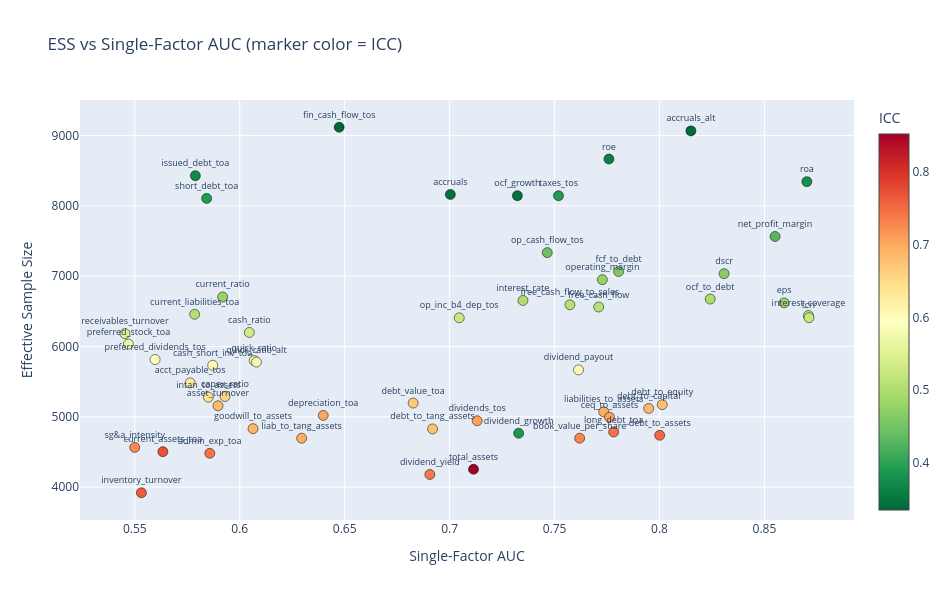

The notebook cell this image was saved under:
### Code cell
fig = go.Figure(go.Scatter(
    x=ess_df['auc'],
    y=ess_df['ess'],
    mode='markers+text',
    text=ess_df['factor'],
    textposition='top center',
    textfont=dict(size=9),
    marker=dict(size=10, color=ess_df['icc'], colorscale='RdYlGn_r',
                colorbar=dict(title='ICC'), showscale=True,
                line=dict(width=0.5, color='black'))
))

fig.update_layout(
    title='ESS vs Single-Factor AUC (marker color = ICC)',
    xaxis_title='Single-Factor AUC',
    yaxis_title='Effective Sample Size',
    width=950,
    height=600
)
fig.show()

### Figure 1 — Plotly figure (JSON) as saved in the notebook; plotly's stock layout.template omitted (floating-point values rounded to 4 significant figures)
{"data": [{"marker": {"color": [0.3347, 0.338, 0.3599, 0.37, 0.379, 0.3455, 0.3451, 0.3903, 0.3932, 0.4289, 0.4437, 0.462, 0.4667, 0.4768, 0.4807, 0.4984, 0.4993, 0.4855, 0.5037, 0.5077, 0.5057, 0.5206, 0.5237, 0.5264, 0.5313, 0.5475, 0.5663, 0.5921, 0.568, 0.5774, 0.6029, 0.6035, 0.6342, 0.6581, 0.6411, 0.6703, 0.6791, 0.6834, 0.6875, 0.6964, 0.7044, 0.7077, 0.7072, 0.6905, 0.6758, 0.7452, 0.3846, 0.7532, 0.7296, 0.6984, 0.7268, 0.7724, 0.7443, 0.8525, 0.74, 0.7622], "colorbar": {"title": {"text": "ICC"}}, "colorscale": [[0, "rgb(0,104,55)"], [0.1, "rgb(26,152,80)"], [0.2, "rgb(102,189,99)"], [0.3, "rgb(166,217,106)"], [0.4, "rgb(217,239,139)"], [0.5, "rgb(255,255,191)"], [0.6, "rgb(254,224,139)"], [0.7, "rgb(253,174,97)"], [0.8, "rgb(244,109,67)"], [0.9, "rgb(215,48,39)"], [1, "rgb(165,0,38)"]], "line": {"color": "black", "width": 0.5}, "showscale": true, "size": 10}, "mode": "markers+text", "text": ["fin_cash_flow_tos", "accruals_alt", "roe", "issued_debt_toa", "roa", "accruals", "ocf_growth", "taxes_tos", "short_debt_toa", "net_profit_margin", "op_cash_flow_tos", "fcf_to_debt", "dscr", "operating_margin", "current_ratio", "ocf_to_debt", "interest_rate", "eps", "free_cash_flow_to_sales", "free_cash_flow", "current_liabilities_toa", "interest_coverage", "fcrr", "op_inc_b4_dep_tos", "cash_ratio", "receivables_turnover", "preferred_stock_toa", "preferred_dividends_tos", "quick_ratio", "quick_ratio_alt", "cash_short_inv_toa", "dividend_payout", "acct_payable_tos", "capex_ratio", "intan_to_assets", "debt_value_toa", "debt_to_equity", "asset_turnover", "debt_to_capital", "liabilities_to_assets", "depreciation_toa", "ceq_to_assets", "dividends_tos", "goodwill_to_assets", "debt_to_tang_assets", "long_debt_toa", "dividend_growth", "debt_to_assets", "book_value_per_share", "liab_to_tang_assets", "sg&a_intensity", "current_assets_toa", "admin_exp_toa", "total_assets", "dividend_yield", "inventory_turnover"], "textfont": {"size": 9}, "textposition": "top center", "type": "scatter", "x": [0.6474, 0.815, 0.7759, 0.5788, 0.8702, 0.7003, 0.7323, 0.7519, 0.5842, 0.8551, 0.7465, 0.7805, 0.8308, 0.7728, 0.5918, 0.8242, 0.7349, 0.8594, 0.7573, 0.771, 0.5785, 0.871, 0.8713, 0.7046, 0.6046, 0.5453, 0.5469, 0.5596, 0.6069, 0.6079, 0.5871, 0.7614, 0.5764, 0.593, 0.585, 0.6826, 0.8013, 0.5896, 0.7949, 0.7734, 0.6398, 0.7762, 0.7131, 0.6063, 0.6919, 0.7782, 0.7329, 0.8001, 0.762, 0.6295, 0.5499, 0.5634, 0.5857, 0.7114, 0.6906, 0.5531], "y": [9116.0, 9064.0, 8665.0, 8427.0, 8343.0, 8161.0, 8143.0, 8143.0, 8105.0, 7563.0, 7334.0, 7065.0, 7035.0, 6949.0, 6703.0, 6673.0, 6654.0, 6619.0, 6592.0, 6561.0, 6458.0, 6440.0, 6409.0, 6407.0, 6199.0, 6182.0, 6034.0, 5814.0, 5798.0, 5778.0, 5733.0, 5667.0, 5482.0, 5288.0, 5280.0, 5195.0, 5173.0, 5156.0, 5118.0, 5071.0, 5019.0, 4995.0, 4944.0, 4831.0, 4827.0, 4784.0, 4766.0, 4737.0, 4696.0, 4695.0, 4564.0, 4504.0, 4481.0, 4253.0, 4180.0, 3920.0]}], "layout": {"height": 600, "title": {"text": "ESS vs Single-Factor AUC (marker color = ICC)"}, "width": 950, "xaxis": {"title": {"text": "Single-Factor AUC"}}, "yaxis": {"title": {"text": "Effective Sample Size"}}}}
